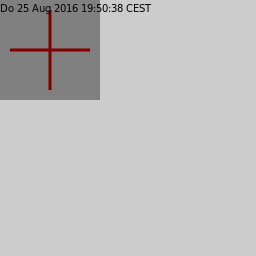

Generate this figure with Julia:
## header to provide surface and context
using Cairo
c = CairoRGBSurface(256,256);
cr = CairoContext(c);

save(cr);
set_source_rgb(cr,0.8,0.8,0.8);    # light gray
rectangle(cr,0.0,0.0,256.0,256.0); # background
fill(cr);
restore(cr);

save(cr);
# example, following here

inline_png2 = b"\x89PNG\r\n\x1a\n\x00\x00\x00\rIHDR\x00\x00\x00d\x00\x00\x00d\x08\x02\x00\x00\x00\xff\x80\x02\x03\x00\x00\x00\x06bKGD\x00\xff\x00\xff\x00\xff\xa0\xbd\xa7\x93\x00\x00\x01=IDATx\x9c\xed\xdc\xc1i\x85@\x14@\xd1IH!\x96bi\x96f)\x96\x92E@!\x01\x7f\xeeF\xfdp\xce\xca\x9d\xc3\xe5\xb9{\xce\xc7\xb2,\x83\xff\xf9\xbc\xfb\x00\xefD\xac@\xac@\xac@\xac@\xac@\xac@\xac@\xac\xe0\xeb\xee\x03\xfc\xb1\xaec]\xc7\x18c\x9e\xc7<\xdf{\x96_LV V V V V V V V V V V V V V V V V V V V V V V V V V V V V V V V V V V V V\xf0j[\xf9gq\xf8J\xdbv<\\\xff\xf6\xd3\xfd\xe8\xe7\xc5\xdam\xdb\x11\xee2\xa7\xb1|\x86\xc1\xab\xc9\xba~m\x7f\x1f\xa8i\x1a\xd3t\xf5\xdbO=/\xd6\xba\x1e\xb1\xfca\xf1\xbe\xc4\n\xc4\n\xc4\n\xc4\n\xc4\n\xc4\n\xc4\n\xc4\n\xc4\n\xc4\n\xc4\n\xc4\n\xc4\n\xc4\n\xc4\n\xc4\n\xc4\n\xc4\n\xc4\n\xc4\n\xc4\n\xc4\n\xc4\n\xc4\n\xc4\n\xc4\n\xc4\n\xc4\n\xc4\n\xc4\n\xc4\n\xc4\n\xc4\n\xc4\n\xc4\n\xc4\n\x9ew\x1f\xfc\xf3\xae\x81\xdf\x99\xac@\xac@\xac@\xac@\xac@\xac@\xac@\xac@\xac\xe0\x1b\xaf\xef\x1c\xd4\x17\xfe\xcaX\x00\x00\x00\x00IEND\xaeB`\x82"
png_stream = IOBuffer();
write(png_stream,inline_png2);
seekstart(png_stream);

imagesurface = read_from_png(png_stream);
set_source_surface(cr, imagesurface, 0, 0);
paint(cr);

## mark picture with current date
restore(cr);
move_to(cr,0.0,12.0);
set_source_rgb(cr, 0,0,0);
show_text(cr,Libc.strftime(time()));
write_to_png(c,"sample_imagestream.png");
